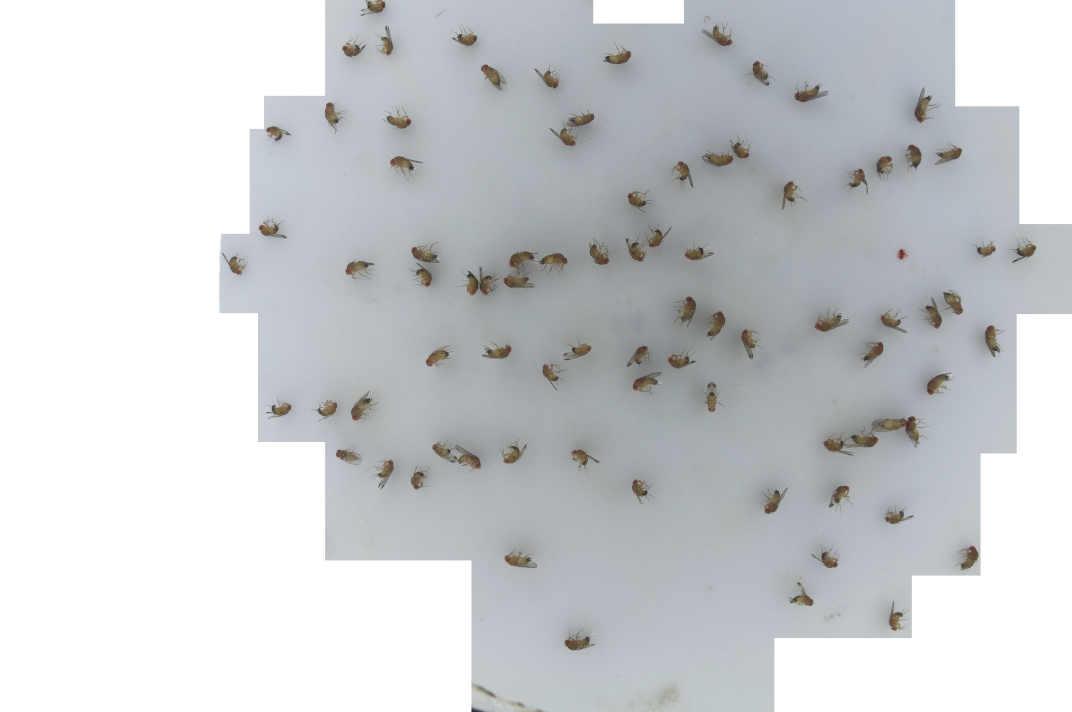
#> input picture images/Fotos 1-11-097.jpeg, 4288 x 2848 px, found by its file name (shown at 1/4 size)
$ jupyter execute fly_detect0.ipynb   (shell and % lines are left out)
#> lines starting #> are read from the running program, lines starting #| are printed output that depends on the picture; after the words box and inside, x2 and y2 are one past the last pixel; in counts of white or black regions, pixels touching at a corner belong together; long printed decimals are rounded
[cell 1]
import numpy as np
import cv2
import matplotlib.pyplot as plt

[cell 2]
n = 60
img = cv2.imread('Fotos 1-11-097.jpeg', 0) # el cero final es para que la lea en greyscale
#> img: shape (2848, 4288); min 19, max 255, mean 205.6

#DENOISE


plt.imshow(img, cmap='gray')

#dst = cv2.fastNlMeansDenoisingColored()    img, None, 6, 6, 7, 21)

#plt.imshow(dst, cmap='gray')

[cell 3]
img2 = img[1050:1200,1830:2000]
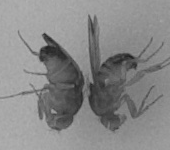
#> img2: shape (150, 170); min 29, max 179, mean 135.4

x = [0, 250]
y = [n, n]
plt.plot(x, y, color="red", linewidth=1)

plt.imshow(img2, cmap='gray')

img.shape
#> Out = (2848, 4288)
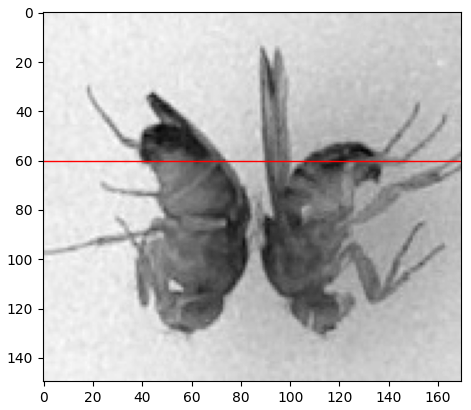
#> figure drawn by matplotlib, 1 panel

[cell 4]
img2[n,:]
#> Out = 170 values, max 170 at index 7, min 40 at index 121, mean 114.4

[cell 5]
img3 = 255-img2[n,:]
#> img3 = 170 values, max 215 at index 121, min 85 at index 7, mean 140.6

img3[img3 < 120] = 0
#img3[(img3 >= 120) & (img3 <= 180)] = 100

img3[img3 >= 120] = 200
plt.plot(img3)
plt.show()
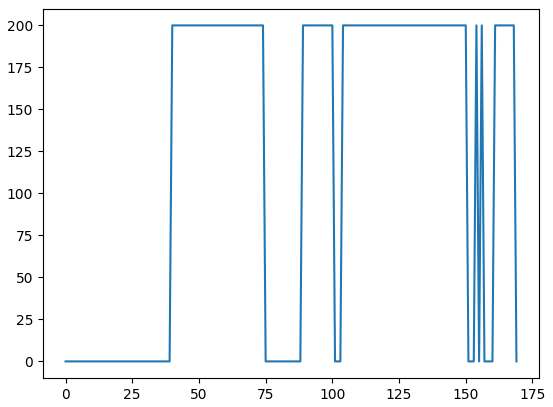
#> figure drawn by matplotlib, 1 panel; curve peaks at x = 40, y = 200

[cell 6]
img4 = img2
img4[img2 < 120] = 0
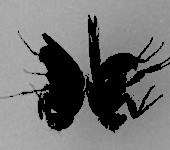
#> img4: shape (150, 170); min 0, max 179, mean 112.6
img4[img2 >= 120] = 255
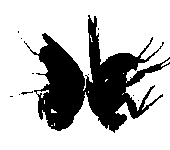
#> img4: shape (150, 170); 73.5% white; 11 black regions (10 under 20 px), largest, box (x1, y1, x2, y2) and area: (24, 15, 170, 133) 6721

[cell 7]
plt.imshow(img4, cmap='gray')

[cell 8]
#print((img4 > 0).sum())
print("CANT PIXELS 1 INSECTO",(img4 == 0).sum()/2)
#| CANT PIXELS 1 INSECTO 3377.0

[cell 9]
img = cv2.imread('Fotos 1-11-097.jpeg', 0)
img
img5 = img
#img5[img < 80] = 255
img5[img < 120] = 0
img5[img >= 120] = 255
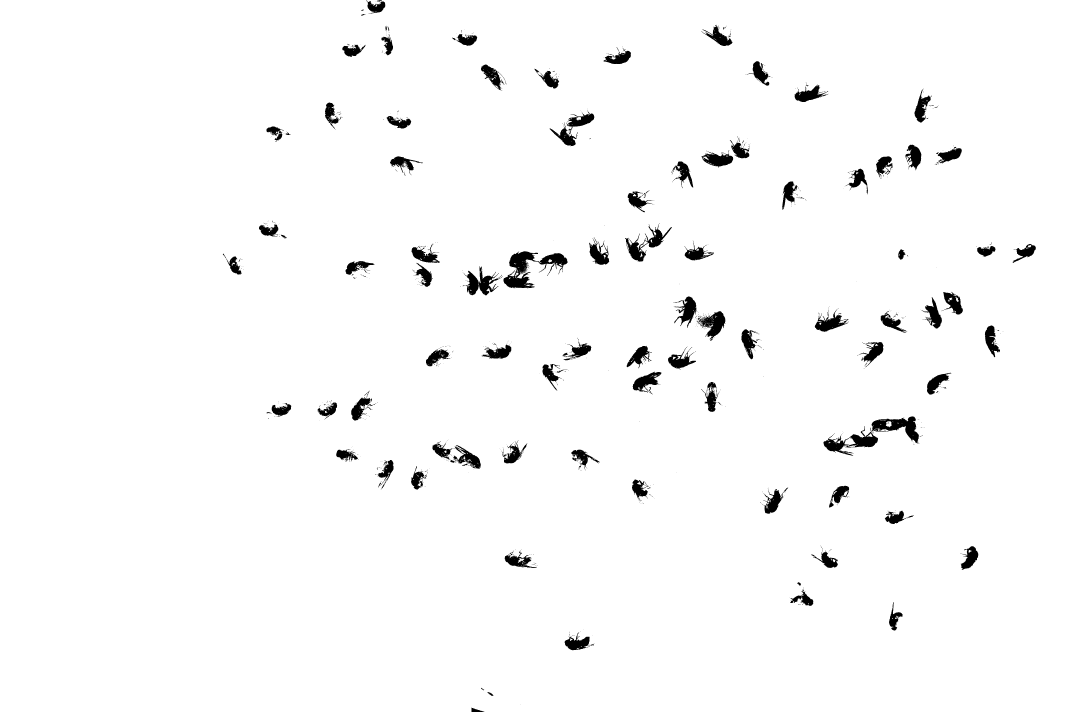
#> img5: shape (2848, 4288) (shown at 1/4 size); 97.7% white; 1020 black regions (871 under 20 px), largest, box (x1, y1, x2, y2) and area: (3294, 1665, 3678, 1823) 16706, (2014, 1005, 2270, 1153) 14029, (2500, 893, 2687, 1047) 7178

circle1 = plt.Circle((2540, 1190), 1760, color='r',alpha=0.5)
plt.gca().add_patch(circle1)

#plt.plot(x, y, color="red", linewidth=1)
plt.imshow(img5, cmap='gray')
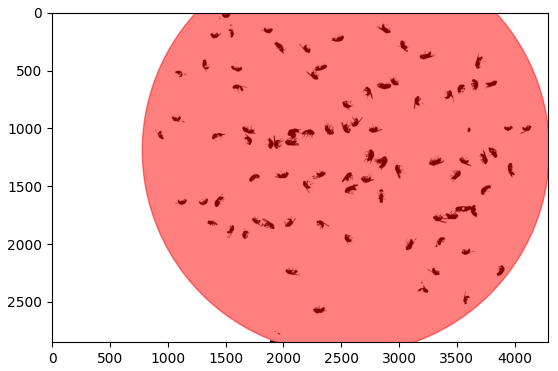
#> figure drawn by matplotlib, 1 panel

[cell 10]
mask = np.zeros([2848, 4288], np.int8)
cv2.circle(mask,(2540, 1190), 1760, (255,255,255), -1)
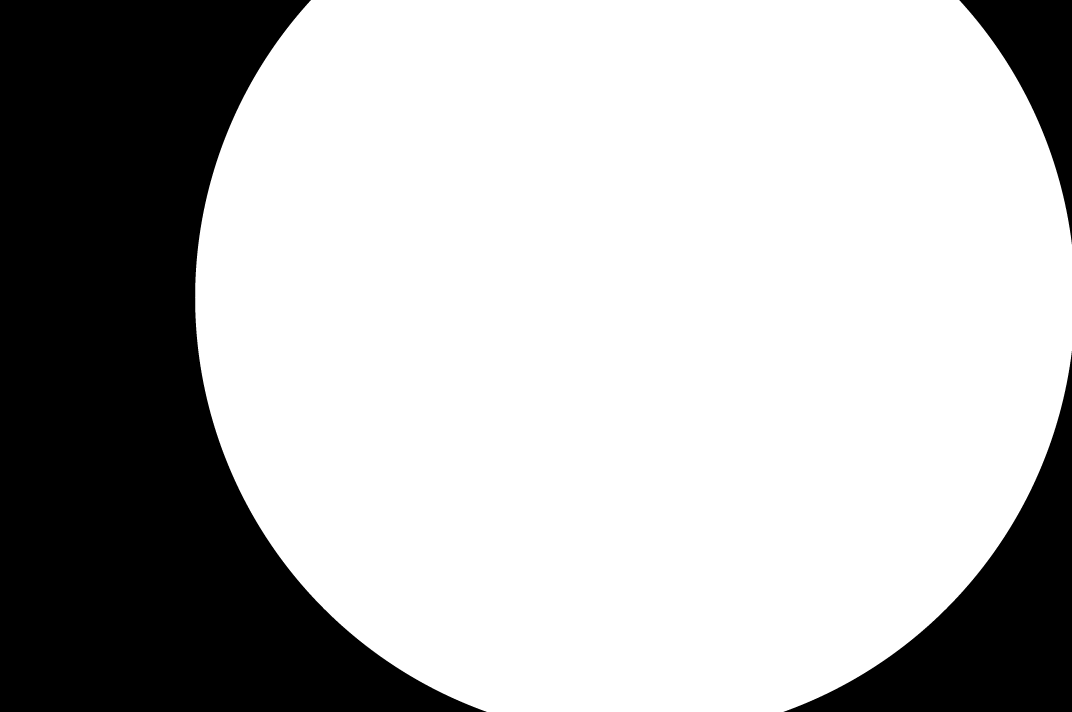
#> mask: shape (2848, 4288) int8 (shown at 1/4 size); values 0 (black) and 127 (white), 70.6% white; 3 black regions, box (x1, y1, x2, y2) and area: (0, 0, 1947, 2848) 2921017, (3134, 1404, 4288, 2848) 506070, (3837, 0, 4288, 977) 159950

plt.imshow(mask, cmap='gray')

print(mask[1500,1030])
#| 127
print(mask[0,0])
#| 0

[cell 11]
img5[mask == 0] = 255

[cell 12]
img6 = cv2.bitwise_not(img5)
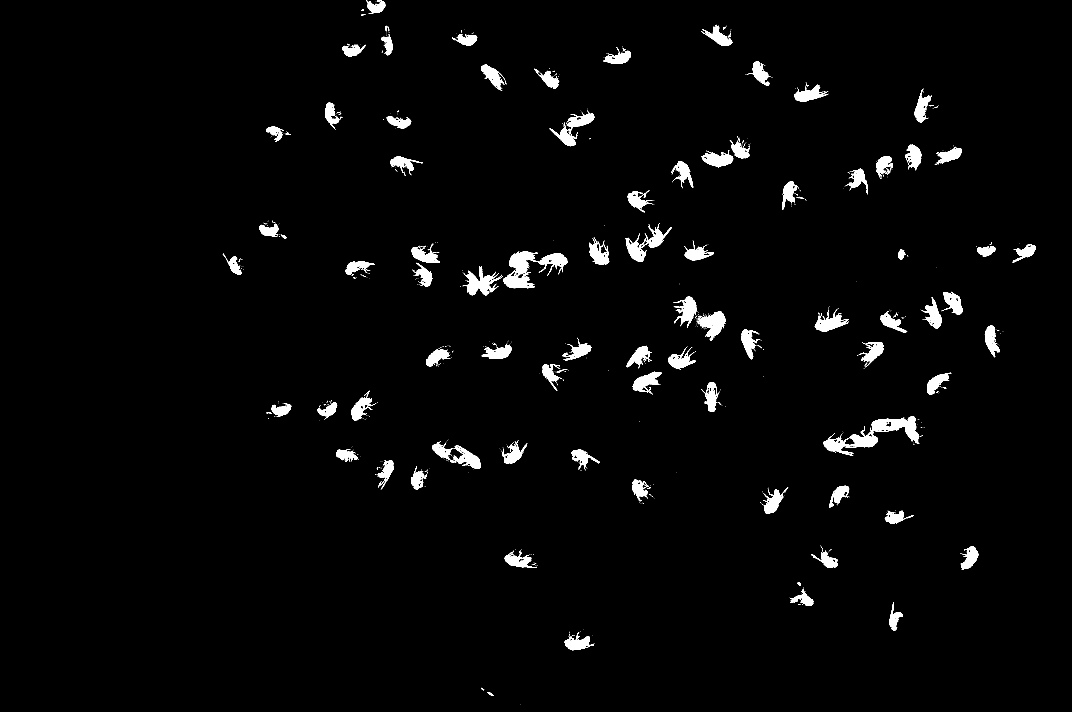
#> img6: shape (2848, 4288) (shown at 1/4 size); 2.3% white; 1019 white regions (871 under 20 px)
plt.imshow(img6,cmap='gray')

[cell 13]
_, th = cv2.threshold(img6,10, 255, cv2.THRESH_BINARY)
contornos, _ = cv2.findContours(th, cv2.RETR_EXTERNAL, cv2.CHAIN_APPROX_SIMPLE)
#> contornos = 1001 contours, 890 with area under 20; largest, box (x1, y1, x2, y2) and area: (3294, 1665, 3678, 1823) 17850, (2014, 1005, 2270, 1153) 13772, (2500, 893, 2687, 1047) 7406, (2198, 442, 2377, 585) 6584, (1854, 1065, 2012, 1183) 6314
print(len(contornos))
#| 1001

[cell 14]
hmax = 150
wmax = 150
rect = 150

for c in contornos:
    (x, y, w, h) = cv2.boundingRect(c)
    if (h<hmax) or (w<wmax):

        x0 = int((x + w/2) - (rect/2))
        y0 = int((y + h/2) - (rect/2))

        cv2.rectangle(img5, (x0, y0), (x0+rect, y0+rect), (0, 0, 255), 2)
    else:
        cv2.rectangle(img5, (x, y), (x+w, y+h), (0, 0, 255), 20)
#> this loop made 1001 passes
#> (c, x, y, w, h, x0, y0) on passes 4, 8, 10, 16, 17, 19, 22: ([[2347, 2588], [2348, 2589], [2349, 2588], [2352, 2588]], 2347, 2588, 6, 2, 2275, 2514), ([[2313, 2556], [2313, 2557], [2314, 2557], [2314, 2556]], 2313, 2556, 2, 2, 2239, 2482), ([[2294, 2542], [2298, 2542]], 2294, 2542, 5, 1, 2221, 2467), ([[2278, 2527], [2278, 2530]], 2278, 2527, 1, 4, 2203, 2454), ([[2321, 2524], [2320, 2525]], 2320, 2524, 2, 2, 2246, 2450), ([[3588, 2467], [3588, 2468], [3589, 2468], [3589, 2467]], 3588, 2467, 2, 2, 3514, 2393), ([[3202, 2410], [3204, 2410]], 3202, 2410, 3, 1, 3128, 2335)
#> (x, y, w, h, x0, y0) on passes 1, 2, 3, 5, 6, 7: (2082, 2817, 1, 1, 2007, 2742), (1949, 2768, 24, 16, 1886, 2701), (1924, 2751, 13, 10, 1855, 2681), (2351, 2586, 1, 1, 2276, 2511), (2354, 2584, 5, 4, 2281, 2511), (2379, 2574, 1, 1, 2304, 2499)
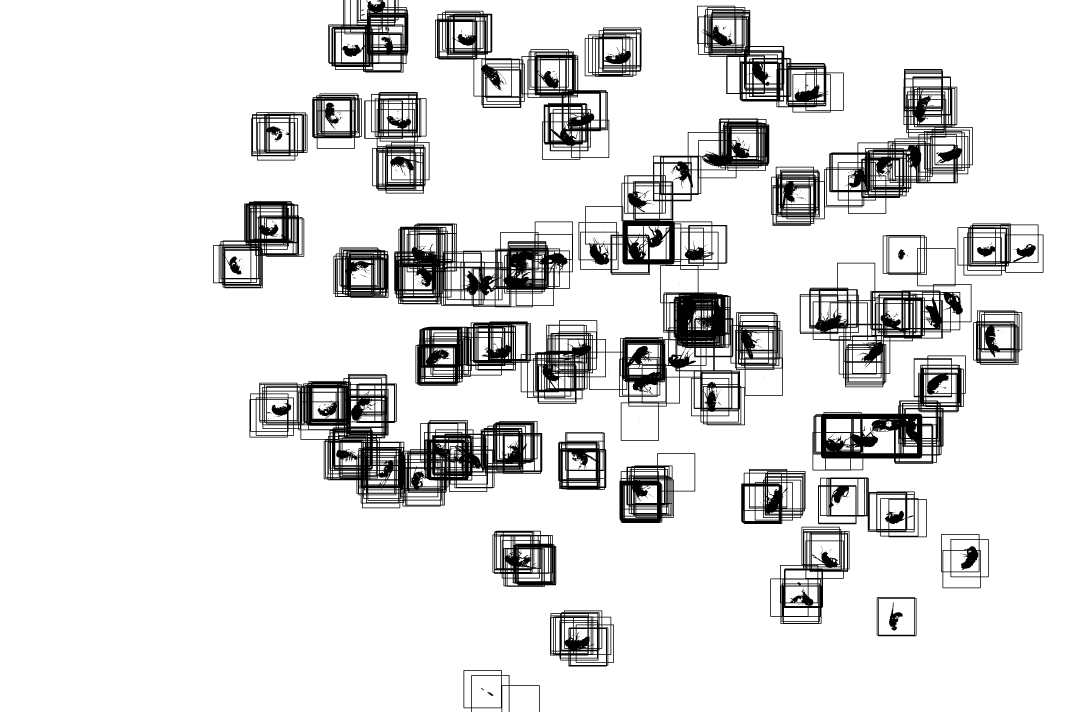
#> img5: shape (2848, 4288) (shown at 1/4 size); 88% white; 621 black regions (550 under 20 px), largest, box (x1, y1, x2, y2) and area: (1662, 474, 3132, 1763) 313274, (998, 1496, 2169, 2033) 186914, (3085, 276, 3891, 903) 107942

plt.figure(figsize = (200,20))
plt.imshow(img5)

[cell 15]
#circle1 = plt.Circle((2540, 1190), 1760, color='r',alpha=0.5)
#plt.gca().add_patch(circle1)
x = 1020
y = 450
s = 150
cv2.rectangle(img5, (x,y),(x+s,y+s), (0,0,255), 10)
plt.imshow(img5)

[cell 16]
# CANT PIXELS 1 INSECTO 3378.5
print("CANT INSECTOS",(img5 == 0).sum()/3378)
#| CANT INSECTOS 433.549
